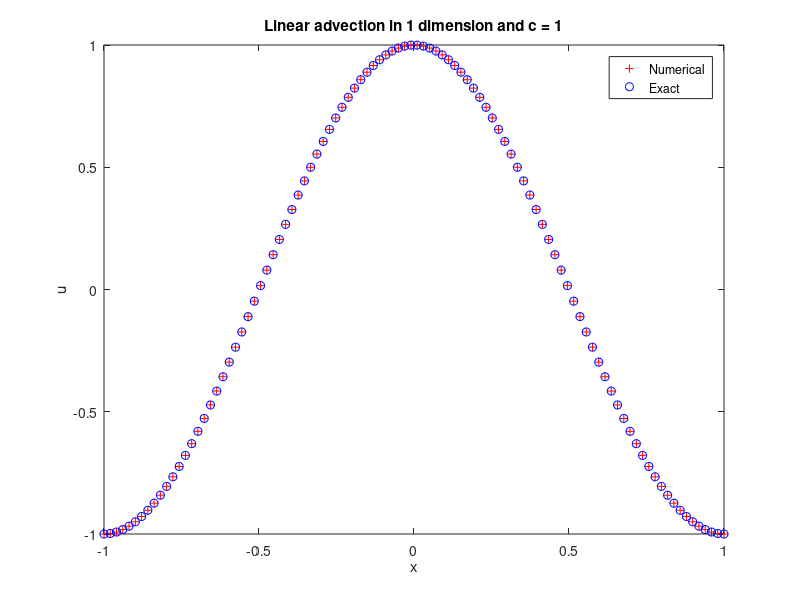

The MATLAB source for this figure:
clear;
clc;
clf;

p = -1;
q = 1;
N = 100;
c = 1;
%c = -1;

dx = (q - p)/(N - 1);
x = p:dx:q;
u_new = zeros(N,1);
u_new = cos(pi*x); 

t = 0;
t_final = 2;
dt = .5*dx;

u = zeros(N,1);
r = c*dt/dx;

while t < t_final,
    if t + dt > t_final,
        dt = t_final - t;
    end;
    for i = 2:N,%i = 1:N-1
        u(i) = u_new(i) - r*(u_new(i) - u_new(i-1));
        %u(i) = u_new(i) - r*(u_new(i+1) - u_new(i));
    end;
    u = u_new;
    t = t + dt;
end;

exact = cos(pi*(x - c*t));
plot(x, u(1:N), 'r+');
hold on;
plot(x, exact, 'bo');
hold off;
xlabel('x');
ylabel('u');
title('Linear advection in 1 dimension and c = 1');
legend('Numerical', 'Exact');
      